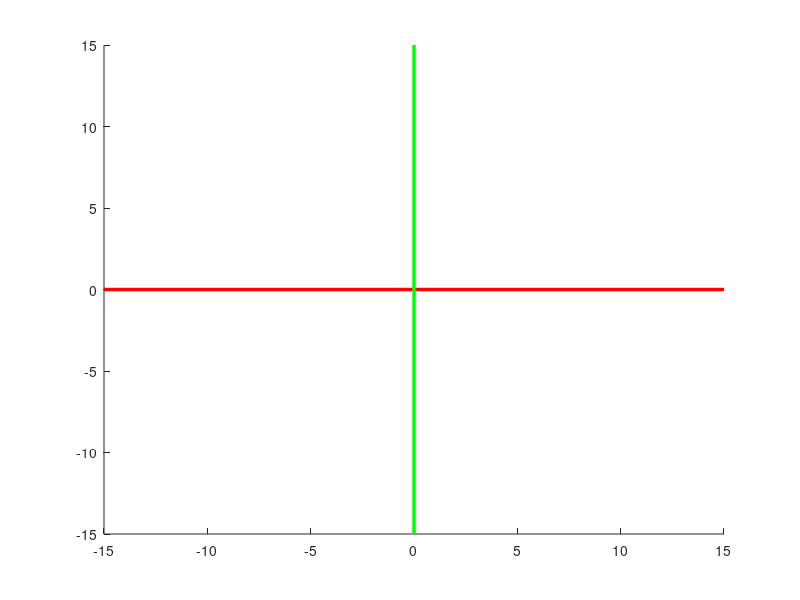

Here is the MATLAB script that generated this plot:
function imprimir1()

line([-15 15],[0 0],[0 0],'color',[1 0 0],'linewidth',2.5);   %establece el Eje x rojo
line([0 0],[-15 15],[0 0],'color',[0 1 0],'linewidth',2.5);   %establece el Eje y verde

end
